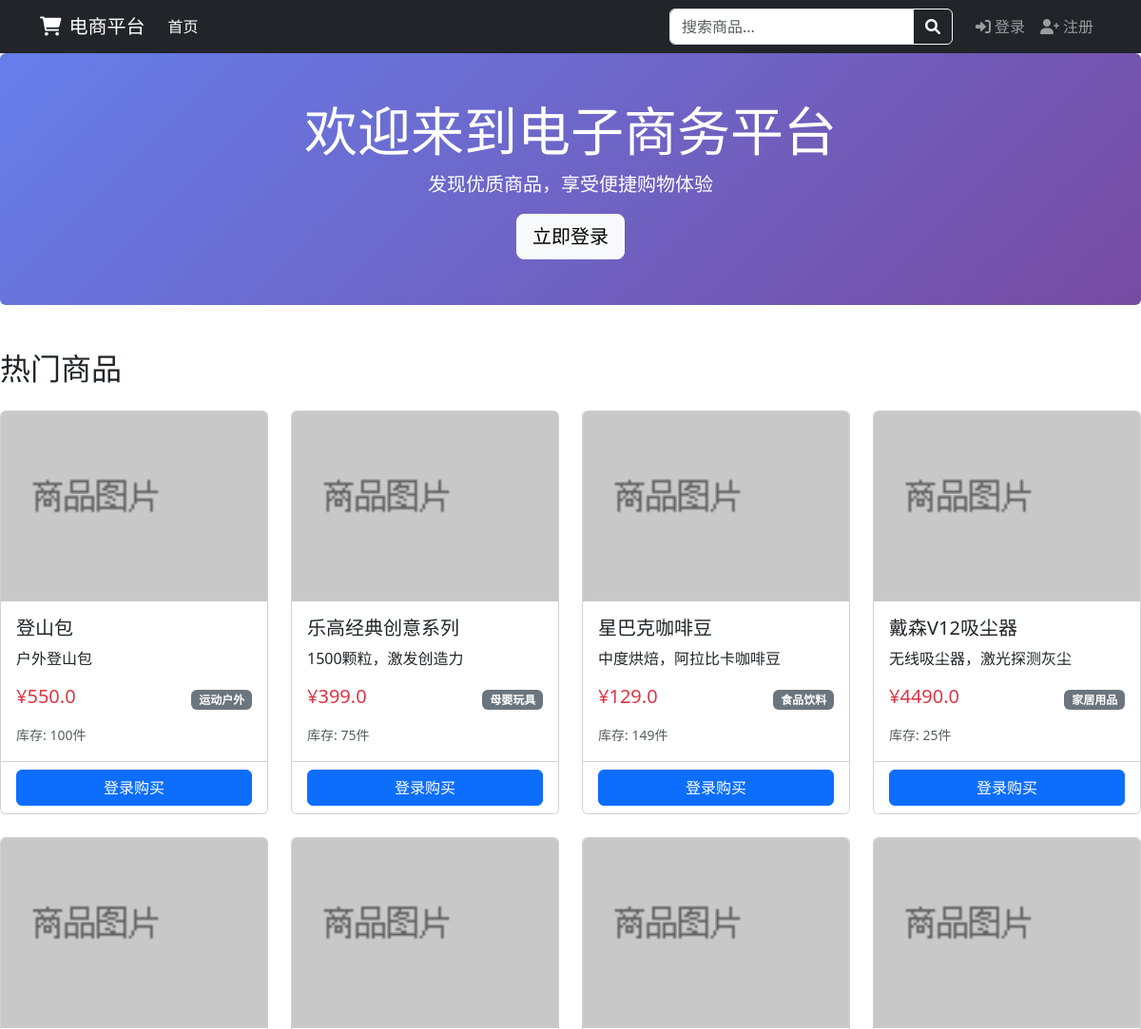
The page /index (upper part) on the database as committed earlier.
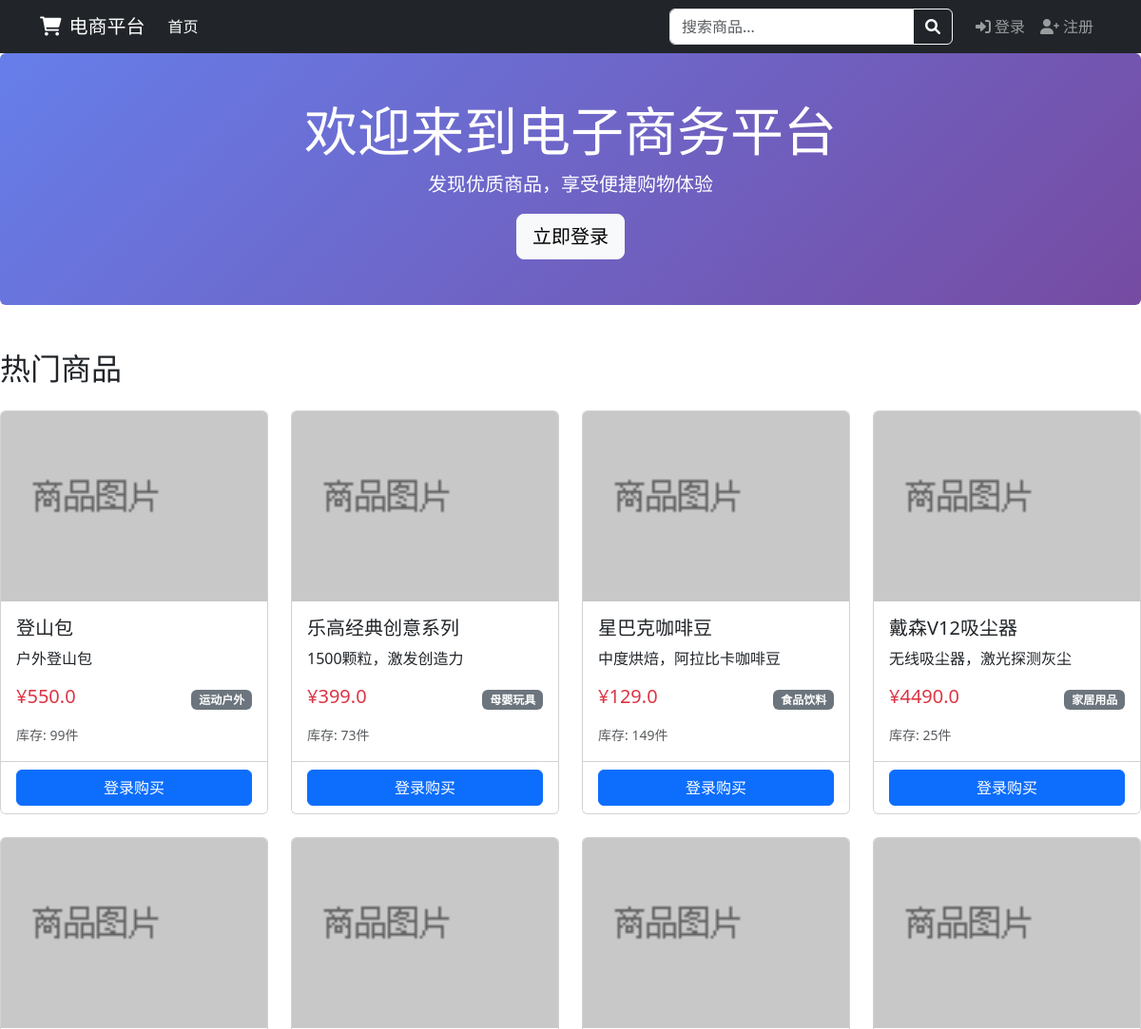
The same page on the database as committed later.
### app/models.py (models this page shows, shortened)
class Product(db.Model):
    __tablename__ = 'products'
    id = db.Column(db.Integer, primary_key=True)
    name = db.Column(db.String(100), nullable=False, index=True)
    description = db.Column(db.Text)
    price = db.Column(db.Float, nullable=False)
    stock = db.Column(db.Integer, default=0)
    image = db.Column(db.String(200), default='default_product.png')
    created_at = db.Column(db.DateTime, default=datetime.utcnow)
    updated_at = db.Column(db.DateTime, default=datetime.utcnow, onupdate=datetime.utcnow)
    category_id = db.Column(db.Integer, db.ForeignKey('categories.id'))
    cart_items = db.relationship('CartItem', backref='product', lazy='dynamic')
    order_items = db.relationship('OrderItem', backref='product', lazy='dynamic')
    reviews = db.relationship('Review', backref='product', lazy='dynamic')

class Category(db.Model):
    __tablename__ = 'categories'
    id = db.Column(db.Integer, primary_key=True)
    name = db.Column(db.String(50), unique=True, nullable=False)
    description = db.Column(db.Text)
    created_at = db.Column(db.DateTime, default=datetime.utcnow)
    products = db.relationship('Product', backref='category', lazy='dynamic')

### app/main/routes.py (the view, shortened to what this page needs)
@main.route('/')
@main.route('/index')
def index():
    page = request.args.get('page', 1, type=int)
    category_id = request.args.get('category_id', type=int)
    sort_by = request.args.get('sort', 'newest')
    query = Product.query
    if category_id:
        query = query.filter_by(category_id=category_id)
    if sort_by == 'price_low':
        query = query.order_by(Product.price.asc())
    elif sort_by == 'price_high':
        query = query.order_by(Product.price.desc())
    elif sort_by == 'popular':
        from sqlalchemy import func
        from app.models import OrderItem
        query = query.outerjoin(OrderItem)\
            .group_by(Product.id)\
            .order_by(func.sum(OrderItem.quantity).desc())
    else:  # newest
        query = query.order_by(Product.created_at.desc())
    per_page = 12
    products = query.paginate(page=page, per_page=per_page, error_out=False)
    categories = Category.query.all()
    return render_template('index.html',
                         products=products,
                         categories=categories,
                         category_id=category_id,
                         sort_by=sort_by)

### app/context_processors.py (called while the page is built, shortened)
def inject_now():
    return {'now': datetime.utcnow()}

def inject_categories():
    try:
        categories = Category.query.order_by(Category.name).all()
        return {'categories': categories}
    except:
        return {'categories': []}

def inject_cart_info():
    from flask_login import current_user
    cart_items_count = 0
    cart_total_amount = 0
    return {
        'cart_items_count': cart_items_count,
        'cart_total_amount': cart_total_amount
    }

### app/main/templates/index.html (shortened to what this page needs)
{% extends "base.html" %}
{% block content %}
<div class="hero-section bg-primary text-white text-center py-5 mb-5 rounded">
    <h1 class="display-4">欢迎来到电子商务平台</h1>
    <p class="lead">发现优质商品，享受便捷购物体验</p>
    <a href="{{ url_for('auth.login') }}" class="btn btn-light btn-lg">立即登录</a>
</div>
<h2 class="mb-4">热门商品</h2>
<div class="row">
    {% for product in products.items %}
    <div class="col-md-3 mb-4">
        <div class="card product-card h-100">
            <img src="{{ url_for('static', filename='images/default_product.png') }}"
                 class="card-img-top product-image" alt="{{ product.name }}">
            <div class="card-body">
                <h5 class="card-title">{{ product.name }}</h5>
                <p class="card-text text-truncate-2">{{ product.description }}</p>
                <div class="d-flex justify-content-between align-items-center">
                    <span class="h5 text-danger">¥{{ product.price }}</span>
                    <span class="badge bg-secondary">{{ product.category.name if product.category else '未分类' }}</span>
                </div>
                <div class="mt-2">
                    <small class="text-muted">库存: {{ product.stock }}件</small>
                </div>
            </div>
            <div class="card-footer bg-white">
                <div class="d-flex gap-2">
                    {% if current_user.is_authenticated and product.stock > 0 %}
                        <form action="{{ url_for('cart.add_to_cart', product_id=product.id) }}" method="POST" class="w-100">
                            <input type="hidden" name="csrf_token" value="{{ csrf_token() }}">
                            <input type="hidden" name="quantity" value="1">
                            <button type="submit" class="btn btn-primary w-100">
                                <i class="fas fa-cart-plus"></i> 加入购物车
                            </button>
                        </form>
                    {% elif not current_user.is_authenticated %}
                        <a href="{{ url_for('auth.login') }}" class="btn btn-primary w-100">登录购买</a>
                    {% else %}
                        <button class="btn btn-secondary w-100" disabled>缺货</button>
                    {% endif %}
                </div>
            </div>
        </div>
    </div>
    {% endfor %}
</div>
{% endblock %}

Rows that differ between the two databases and show on the page:
changed Product "登山包": stock "100" → "99"
changed Product "乐高经典创意系列": stock "75" → "73"
